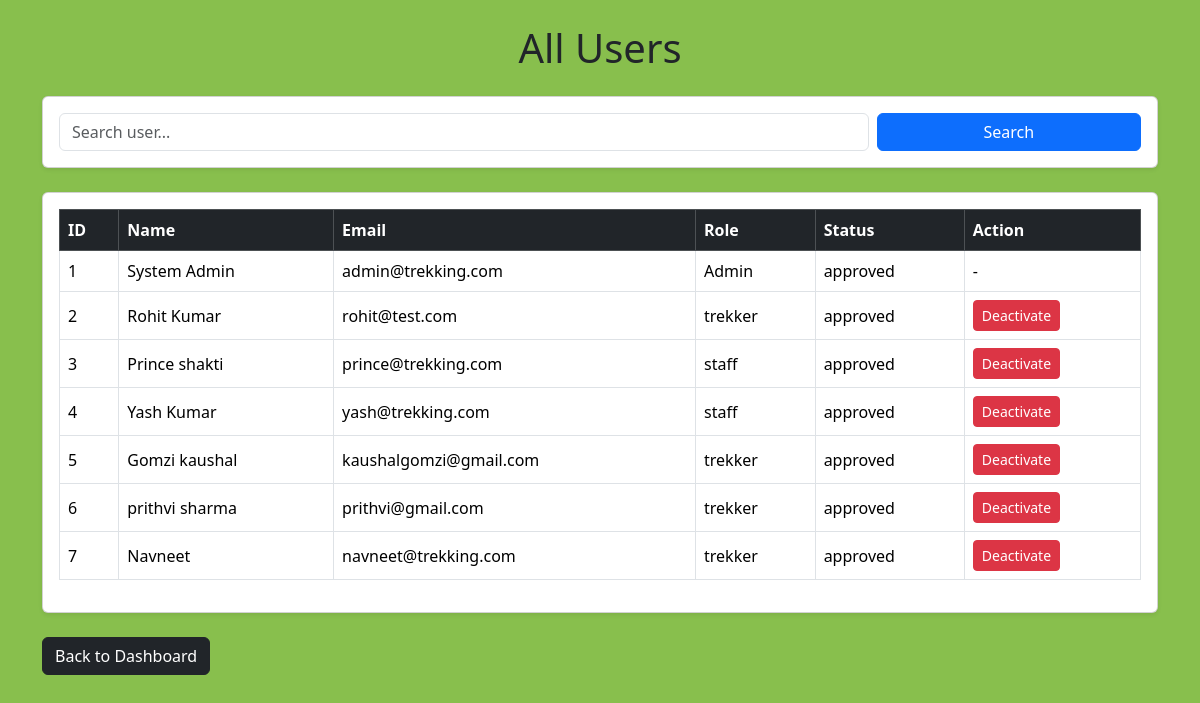
/admin/users (signed in), run on an earlier commit of the app's database.
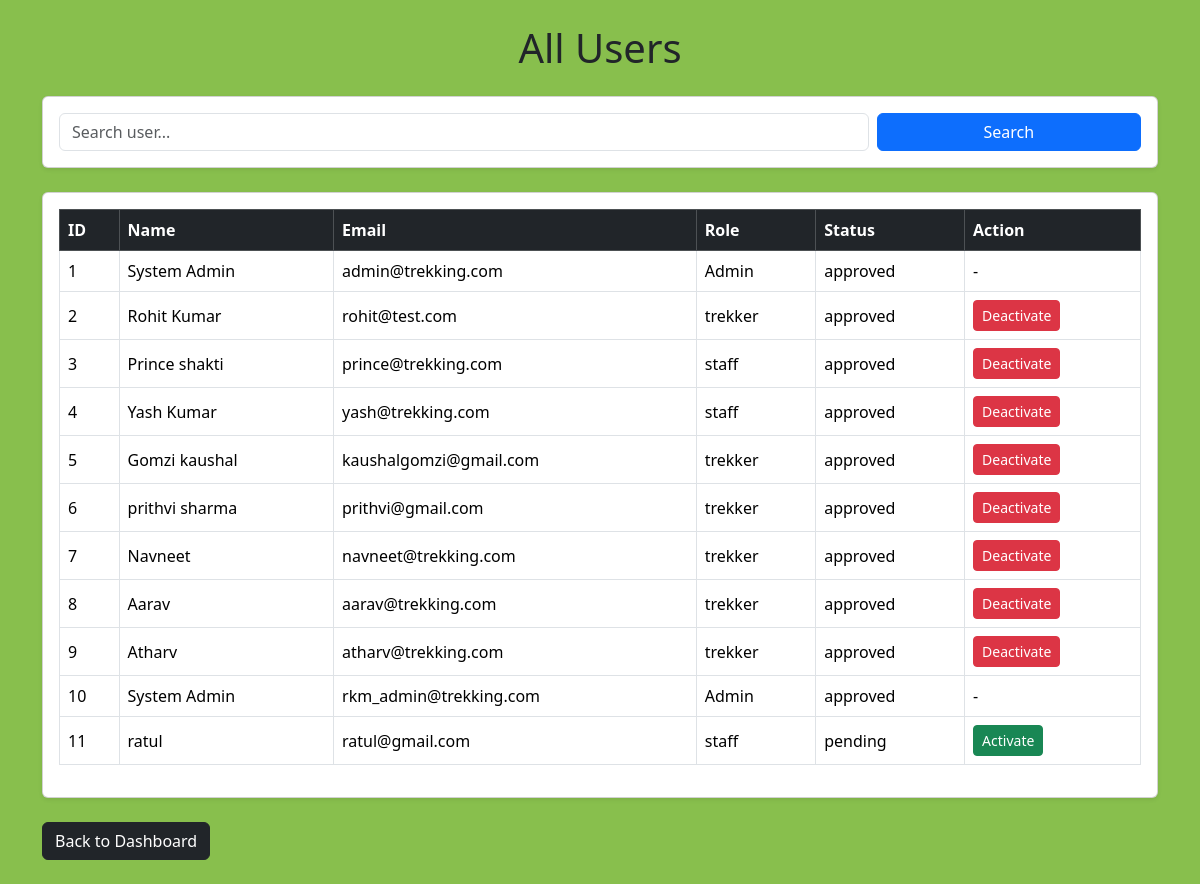
And on a later commit of the database.
### models/models.py (models this page shows)
class User(db.Model, UserMixin):
    __tablename__ = "users"
    id = db.Column(db.Integer, primary_key=True)
    full_name = db.Column(db.String(100), nullable=False)
    email = db.Column(db.String(120), unique=True, nullable=False)
    password = db.Column(db.String(255), nullable=False)
    role = db.Column(db.String(20), nullable=False)
    status = db.Column(db.String(20),default="approved")
    created_at = db.Column(db.DateTime, default=datetime.utcnow)
    bookings = db.relationship(         #defines relationship b/w user and bookings bcoz  1 user can have multi bookings
        "Booking",
        backref="user",
        lazy=True
    )
    assigned_treks = db.relationship(     #defines relationship b/w staff and treks bcoz  1 staff can be assign multi treks
    "Trek",
    foreign_keys="Trek.assigned_staff_id",
    backref="assigned_staff",
    lazy=True
    )

### controllers/auth.py (the view)
@auth.route("/admin/users")
@login_required
def view_users():
    if current_user.role != "Admin":
        return "Access Denied"
    search = request.args.get("search")
    if search:
        users = User.query.filter(        #admin can search user by mail, name , or user id
            or_(
                User.full_name.ilike(f"%{search}%"),
                User.email.ilike(f"%{search}%"),
                User.id.cast(db.String).ilike(f"%{search}%")
            )
        ).all()
    else:
        users = User.query.all()   #otherwise show all the users
    return render_template(
        "view_users.html",
        users=users
    )

### main.py (called while the page is built)
@login_manager.user_loader
def load_user(user_id):
    return db.session.get(User, int(user_id))

### templates/view_users.html (shortened to what this page needs)
<!DOCTYPE html>
<html lang="en">
<head>
    <link href="https://cdn.jsdelivr.net/npm/bootstrap@5.3.3/dist/css/bootstrap.min.css"
          rel="stylesheet">
</head>
<body style="background-color: rgb(136, 191, 77);">
<div class="container py-4">
    <h1 class="text-center mb-4">
        All Users
    </h1>
    <div class="card shadow-sm mb-4">
        <div class="card-body">
            <form method="GET">
                <div class="row g-2">
                    <div class="col-12 col-md-9">
                        <input type="text"
                               name="search"
                               class="form-control"
                               placeholder="Search user...">
                    </div>
                    <div class="col-12 col-md-3">
                        <button type="submit"
                                class="btn btn-primary w-100">
                            Search
                        </button>
                    </div>
                </div>
            </form>
        </div>
    </div>
    <div class="card shadow-sm">
        <div class="card-body">
            <div class="table-responsive">
                <table class="table table-bordered table-hover align-middle">
                    <thead class="table-dark">
                        <tr>
                            <th>ID</th>
                            <th>Name</th>
                            <th>Email</th>
                            <th>Role</th>
                            <th>Status</th>
                            <th>Action</th>
                        </tr>
                    </thead>
                    <tbody>
                        {% for user in users %}
                        <tr>
                            <td>{{ user.id }}</td>
                            <td>{{ user.full_name }}</td>
                            <td>{{ user.email }}</td>
                            <td>{{ user.role }}</td>
                            <td>{{ user.status }}</td>
                            <td>
                                {% if user.role == "Admin" %}
                                    -
                                {% elif user.status == "approved" %}
                                    <a href="/admin/deactivate_user/{{ user.id }}"
                                       class="btn btn-sm btn-danger">
                                        Deactivate
                                    </a>
                                {% else %}
                                    <a href="/admin/activate_user/{{ user.id }}"
                                       class="btn btn-sm btn-success">
                                        Activate
                                    </a>
                                {% endif %}
                            </td>
                        </tr>
                        {% endfor %}
                    </tbody>
                </table>
            </div>
        </div>
    </div>
    <div class="mt-4">
        <a href="/admin/dashboard"
           class="btn btn-dark">
            Back to Dashboard
        </a>
    </div>
</div>
</body>
</html>

What changed in the data, as far as the page shows it:
added User: id "8", full_name "Aarav", email "aarav@trekking.com", role "trekker", status "approved"
added User: id "9", full_name "Atharv", email "atharv@trekking.com", role "trekker", status "approved"
added User: id "10", full_name "System Admin", email "rkm_admin@trekking.com", role "Admin", status "approved"
added User: id "11", full_name "ratul", email "ratul@gmail.com", role "staff", status "pending"
